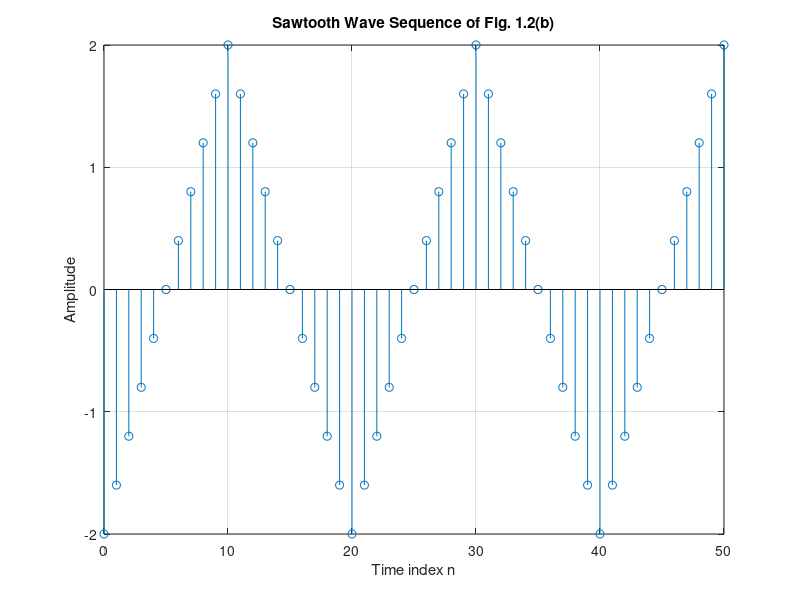

Recreate this plot in MATLAB.
% Program Q1_41A
% Generation of the square wave in Fig. 1.1(a)
n = 0:30;
f = 0.1;
phase = 0;
duty = 60;
A = 2.5;
arg = 2 * pi * f * n + phase;
x = A * square(arg, duty);
clf; % Clear old graph
stem(n, x); % Plot the generated sequence
axis([0 30 -3 3]);
grid;
title('Square Wave Sequence of Fig. 1.1(a)');
xlabel('Time index n');
ylabel('Amplitude');
axis;

% Program Q1_41B
% Generation of the square wave in Fig. 1.1(b)
n = 0:30;
f = 0.1;
phase = 0;
duty = 30;
A = 2.5;
arg = 2 * pi * f * n + phase;
x = A * square(arg, duty);
clf; % Clear old graph
stem(n, x); % Plot the generated sequence
axis([0 30 -3 3]);
grid;
title('Square Wave Sequence of Fig. 1.1(b)');
xlabel('Time index n');
ylabel('Amplitude');
axis;

% Program Q1_41C
% Generation of the square wave in Fig. 1.2(a)
n = 0:50;
f = 0.05;
phase = 0;
peak = 1;
A = 2.0;
arg = 2 * pi * f * n + phase;
x = A * sawtooth(arg, peak);
clf; % Clear old graph
stem(n, x); % Plot the generated sequence
axis([0 50 -2 2]);
grid;
title('Sawtooth Wave Sequence of Fig. 1.2(a)');
xlabel('Time index n');
ylabel('Amplitude');
axis;

% Program Q1_41D
% Generation of the square wave in Fig. 1.2(b)
n = 0:50;
f = 0.05;
phase = 0;
peak = 0.5;
A = 2.0;
arg = 2 * pi * f * n + phase;
x = A * sawtooth(arg, peak);
clf; % Clear old graph
stem(n, x); % Plot the generated sequence
axis([0 50 -2 2]);
grid;
title('Sawtooth Wave Sequence of Fig. 1.2(b)');
xlabel('Time index n');
ylabel('Amplitude');
axis;
